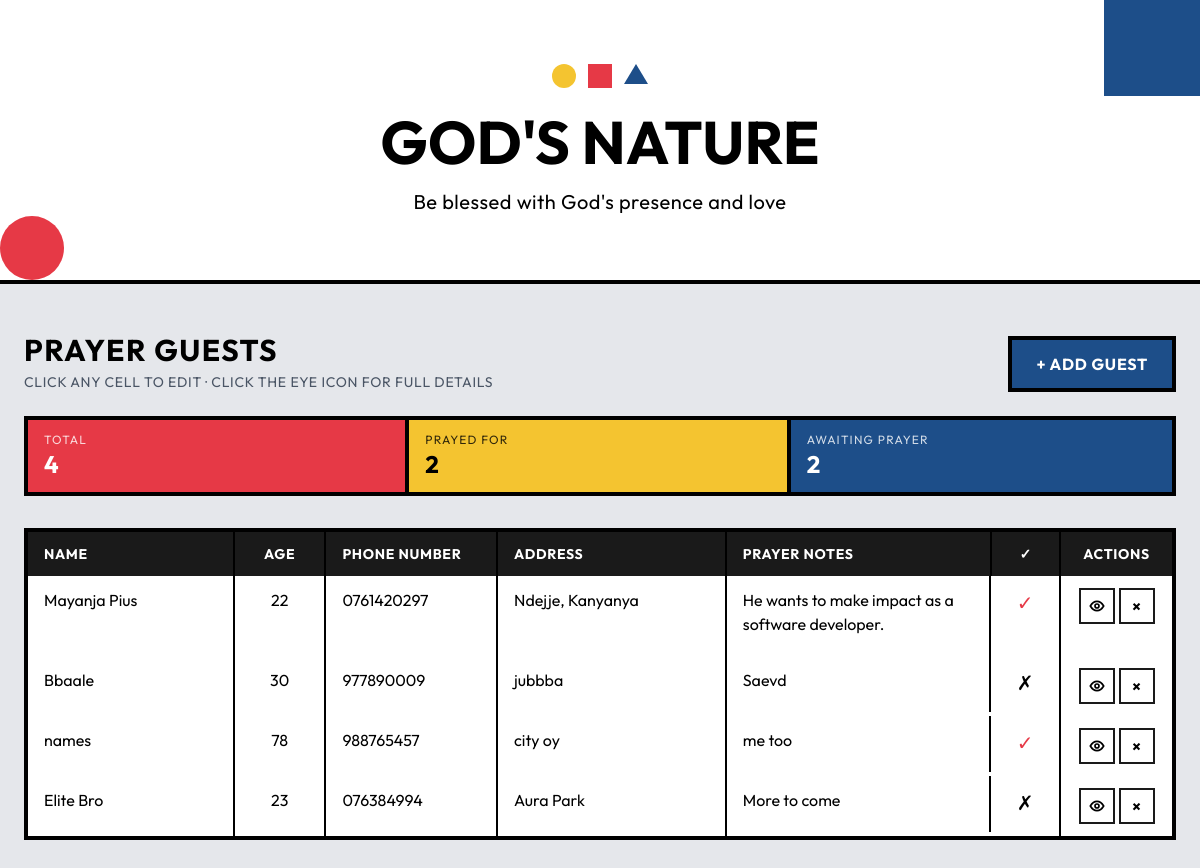
The page / on the database its author committed.
### home/models.py (models this page shows, shortened)
class Guests(models.Model):
    name = models.CharField(max_length=100)
    age = models.PositiveIntegerField(null=True, blank=True)
    phone_number = models.CharField(max_length=20)
    address = models.CharField(max_length=200)
    prayer_notes = models.TextField(blank=True, null=True)
    prayed_for = models.BooleanField(default=False)
    updated_at = models.DateTimeField(auto_now=True)
    created_at = models.DateTimeField(auto_now_add=True)

### home/views.py (the view)
# urls.py: 2. Add a URL to urlpatterns:  path('', views.home, name='home')
@ensure_csrf_cookie
def home(request):
    guests = Guests.objects.all()
    return render(request, "home/home.html", {"guests": guests})

### home/templates/home/home.html (shortened to what this page needs)
{% load static tailwind_tags %}
{% load static %}
<!DOCTYPE html>
<html lang="en">
<head>
    {% tailwind_css %}
    <link rel="stylesheet" href="{% static 'css/styles.css' %}">
</head>
<body class="bg-gray-200 font-sans">
    <header class="text-center py-16 bg-white border-b-4 border-black relative overflow-hidden">
        <div class="flex justify-center gap-3 mb-6">
            <span class="inline-block w-6 h-6 rounded-full bg-[var(--bauhaus-yellow)]"></span>
            <span class="inline-block w-6 h-6 bg-[var(--bauhaus-red)]"></span>
            <span class="inline-block w-0 h-0 border-l-[12px] border-r-[12px] border-b-[20px] border-l-transparent border-r-transparent border-b-[var(--bauhaus-blue)]"></span>
        </div>
        <h1 class="text-5xl md:text-6xl font-bold uppercase">God's Nature</h1>
        <p class="mt-4 text-lg md:text-xl tracking-wide">Be blessed with God's presence and love</p>
        <span class="hidden md:block absolute top-0 right-0 w-24 h-24 bg-[var(--bauhaus-blue)]"></span>
        <span class="hidden md:block absolute bottom-0 left-0 w-16 h-16 rounded-full bg-[var(--bauhaus-red)]"></span>
    </header>
    <main class="max-w-7xl mx-auto px-6 py-12">
        <div class="flex items-end justify-between mb-6">
            <div>
                <h2 class="text-3xl font-bold uppercase tracking-wider">PRAYER GUESTS</h2>
                <p class="text-sm uppercase tracking-wider text-gray-600 mt-1">
                    Click any cell to edit · Click the eye icon for full details
                </p>
            </div>
            <button id="add-row"
                    class="px-6 py-3 bg-[var(--bauhaus-blue)] text-white font-bold uppercase tracking-wider border-4 border-black hover:bg-black transition-colors">
                + Add Guest
            </button>
        </div>
        <div class="grid grid-cols-3 gap-0 mb-8 border-4 border-black">
            <div class="bg-[var(--bauhaus-red)] text-white px-4 py-3 border-r-4 border-black">
                <div class="text-xs uppercase tracking-widest opacity-80">Total</div>
                <div id="stat-total" class="text-2xl font-bold">{{ guests|length }}</div>
            </div>
            <div class="bg-[var(--bauhaus-yellow)] text-black px-4 py-3 border-r-4 border-black">
                <div class="text-xs uppercase tracking-widest opacity-80">Prayed For</div>
                <div id="stat-prayed" class="text-2xl font-bold">—</div>
            </div>
            <div class="bg-[var(--bauhaus-blue)] text-white px-4 py-3">
                <div class="text-xs uppercase tracking-widest opacity-80">Awaiting Prayer</div>
                <div id="stat-pending" class="text-2xl font-bold">—</div>
            </div>
        </div>
        <div class="bg-white border-4 border-black overflow-x-auto">
            <table class="w-full border-collapse table-fixed">
                <colgroup>
                    <col class="w-[18%]">
                    <col class="w-[8%]">
                    <col class="w-[15%]">
                    <col class="w-[20%]">
                    <col>
                    <col class="w-[6%]">
                    <col class="w-[7rem]">
                </colgroup>
                <thead class="bg-[var(--bauhaus-black)] text-white">
                    <tr>
                        <th class="text-left px-4 py-3 uppercase tracking-wider text-sm font-bold border-r-2 border-black">Name</th>
                        <th class="text-center px-4 py-3 uppercase tracking-wider text-sm font-bold border-r-2 border-black">Age</th>
                        <th class="text-left px-4 py-3 uppercase tracking-wider text-sm font-bold border-r-2 border-black">Phone Number</th>
                        <th class="text-left px-4 py-3 uppercase tracking-wider text-sm font-bold border-r-2 border-black">Address</th>
                        <th class="text-left px-4 py-3 uppercase tracking-wider text-sm font-bold border-r-2 border-black">Prayer Notes</th>
                        <th class="text-center px-4 py-3 uppercase tracking-wider text-sm font-bold border-r-2 border-black" title="Prayed for">✓</th>
                        <th class="px-4 py-3 uppercase tracking-wider text-sm font-bold">Actions</th>
                    </tr>
                </thead>
                <tbody id="rows">
                    {% for g in guests %}
                    <tr data-id="{{ g.id }}">
                        <td class="text-cell px-4 py-3 border-r-2 border-black align-top"
                            contenteditable="true" data-field="name" data-placeholder="Full name">{{ g.name }}</td>
                        <td class="text-cell is-num px-4 py-3 border-r-2 border-black align-top"
                            contenteditable="true" data-field="age" data-placeholder="0">{{ g.age }}</td>
                        <td class="text-cell px-4 py-3 border-r-2 border-black align-top"
                            contenteditable="true" data-field="phone_number" data-placeholder="+1 555 000 0000">{{ g.phone_number }}</td>
                        <td class="text-cell px-4 py-3 border-r-2 border-black align-top"
                            contenteditable="true" data-field="address" data-placeholder="Street, City">{{ g.address }}</td>
                        <td class="notes-cell px-4 py-3 border-r-2 border-black align-top"
                            data-field="prayer_notes" tabindex="0">{{ g.prayer_notes|default:"" }}</td>
                        <td class="prayed-cell px-4 py-3 border-r-2 border-black align-top{% if g.prayed_for %} is-prayed{% endif %}"
                            data-field="prayed_for" tabindex="0"
                            title="Click to toggle prayed for">{% if g.prayed_for %}✓{%else%}✗{% endif %}</td>
                        <td class="px-4 py-3 align-top">
                            <div class="flex gap-1 justify-center">
                                <button class="row-action" data-action="view" title="View details" aria-label="View details">
                                    <svg width="16" height="16" viewBox="0 0 24 24" fill="none" stroke="currentColor" stroke-width="2.5"><path d="M2 12s4-7 10-7 10 7 10 7-4 7-10 7S2 12 2 12z"/><circle cx="12" cy="12" r="3"/></svg>
                                </button>
                                <button class="row-action is-danger" data-action="del" title="Delete row" aria-label="Delete row">&times;</button>
                            </div>
                        </td>
                    </tr>
                    {% empty %}
                    <tr id="empty-state"><td colspan="7" class="px-4 py-12 text-center text-gray-500 uppercase tracking-wider">
                        No guests yet — click <span class="font-bold">+ Add Guest</span>
                    </td></tr>
                    {% endfor %}
                </tbody>
            </table>
        </div>
    </main>
</body>
</html>

### home/static/css/styles.css (style rules this page uses)
:root { --bauhaus-red: #e63946; --bauhaus-yellow: #f4c430; --bauhaus-blue: #1d4e89; --bauhaus-black: #1a1a1a; --bauhaus-white: #fafafa; --bauhaus-beige: #e8dcc4; }
body { font-size: 16px; }
.text-cell, .notes-cell { font-size: 16px; line-height: 1.5; }
.text-cell { cursor: text; transition: background-color 120ms ease; }
.text-cell.is-num { text-align: center; }
.prayed-cell { text-align: center; cursor: pointer; user-select: none; font-size: 1.25rem; }
.prayed-cell.is-prayed { color: var(--bauhaus-red); }
.notes-cell { position: relative; display: -webkit-box; line-clamp: 2; -webkit-line-clamp: 2; -webkit-box-orient: vertical; overflow: hidden; cursor: pointer; max-width: 28rem; padding-bottom: 1.25rem !important; transition: background-color 120ms ease; }
.notes-cell::after { content: ""; position: absolute; left: 0; right: 0; bottom: 0; height: 1.5rem; pointer-events: none; background: linear-gradient( to bottom, rgba(255, 255, 255, 0) 0%, #ffffff 90% ); }
.row-action { width: 2.25rem; height: 2.25rem; border: 2px solid var(--bauhaus-black); display: inline-flex; align-items: center; justify-content: center; font-weight: 700; line-height: 1; background: #fff; transition: background-color 120ms ease, color 120ms ease, border-color 120ms ease; }

### rows shown on the page
Guests: name "Mayanja Pius", age "22", phone_number "0761420297", address "Ndejje, Kanyanya", prayer_notes "He wants to make impact as a software developer."
Guests: name "Bbaale", age "30", phone_number "977890009", address "jubbba", prayer_notes "Saevd"
Guests: name "names", age "78", phone_number "988765457", address "city oy", prayer_notes "me too"
Guests: name "Elite Bro", age "23", phone_number "076384994", address "Aura Park", prayer_notes "More to come"

### other values the page prints
{{ guests|length }} "4"
